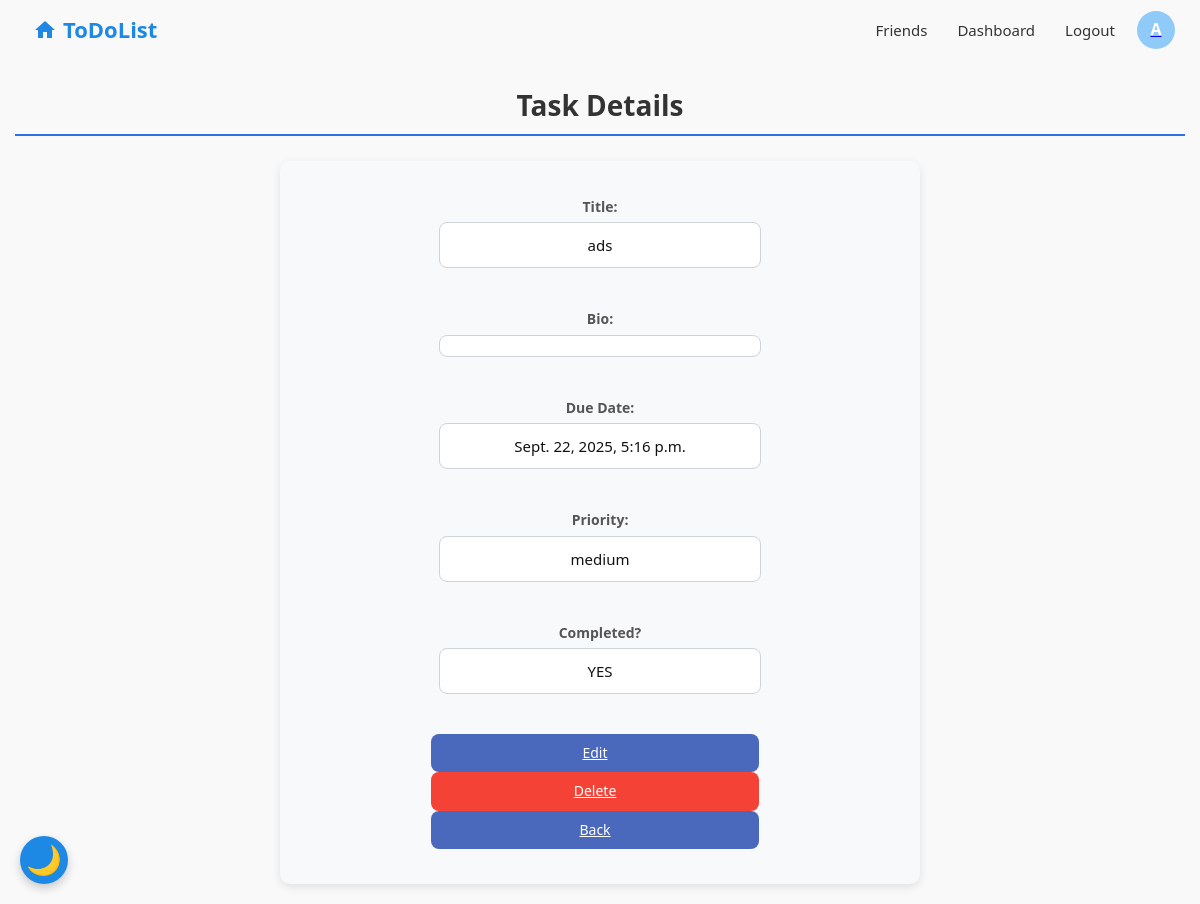
Page /view-task/5/ (signed in) on the earlier database version.
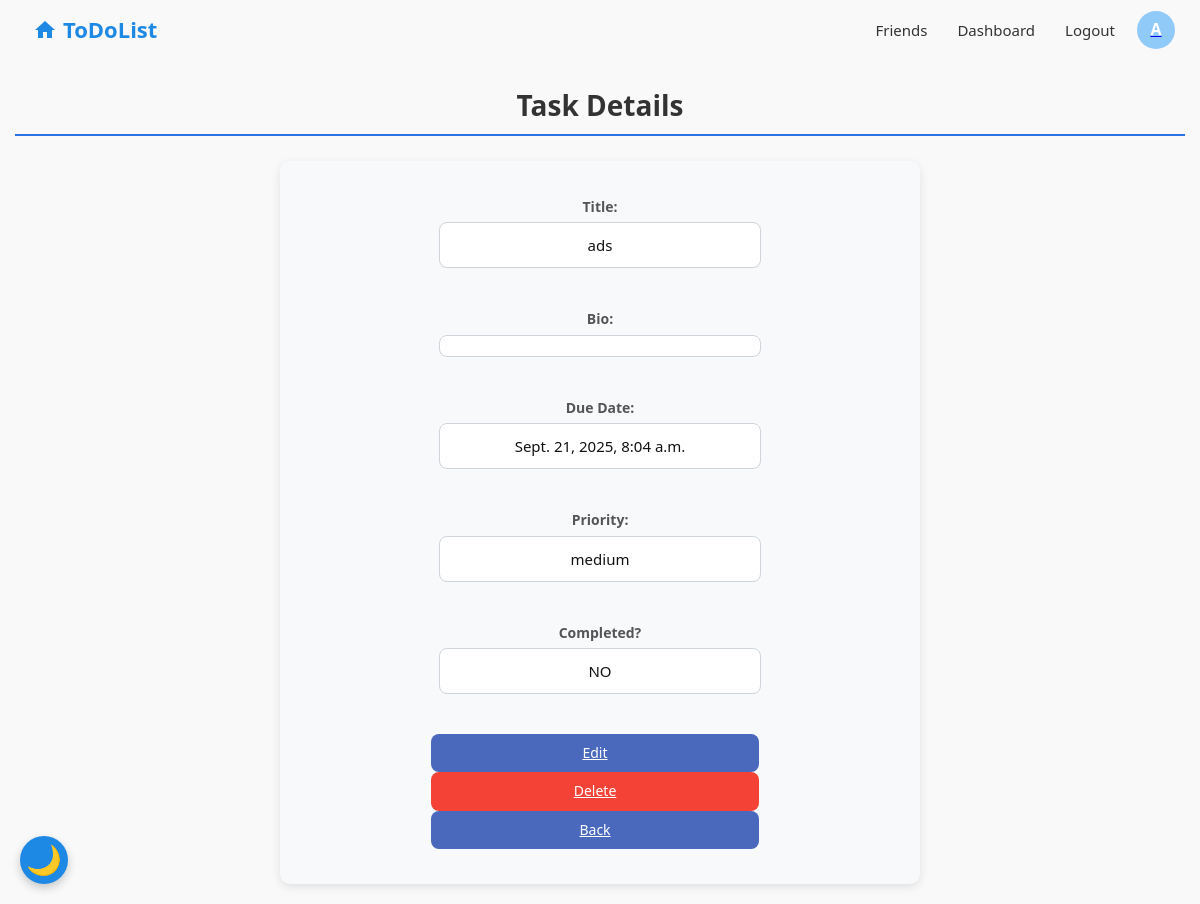
Same page on the later database version.
### base/models.py (models this page shows, shortened)
class Task(models.Model):
    category = models.ForeignKey(Category, on_delete=models.SET_NULL,null=True, blank=True)
    user = models.ForeignKey(settings.AUTH_USER_MODEL, on_delete=models.CASCADE)
    title = models.CharField(max_length=200)
    completed = models.BooleanField(default=False)
    created = models.DateTimeField(auto_now_add=True)
    reminder_at = models.DateTimeField(null=True, blank=True)
    is_notified = models.BooleanField(default=False)
    due_date = models.DateTimeField(default=timezone.now)
    recurring_task = models.ForeignKey('RecurringTask', null=True, blank=True, on_delete=models.SET_NULL, related_name='tasks')
    parent = models.ForeignKey('self', null=True, blank=True, on_delete=models.CASCADE,related_name='subtasks')
    updated_at = models.DateTimeField(null=True, blank=True)
    bio = models.TextField(null=True, blank=True)
    attachment = models.FileField(upload_to='tasks_files/', null=True, blank=True)
    share_with = models.ManyToManyField(User, related_name='shared_tasks', blank=True)
    PRIORITY_CHOICES = [
        (1,'low'),
        (2,'medium'),
        (3, 'high')
    ]
    priority = models.IntegerField(choices=PRIORITY_CHOICES, default=2)

### base/views.py (the view)
# urls.py: path('view-task/<int:pk>/', views.view_task, name='view_task'),
def view_task(request, pk):
    task = get_object_or_404(Task, pk=pk)
    if not (task.user == request.user or request.user in task.share_with.all()):
        messages.error(request, 'You Dont Have Success')
        return redirect('home')
    return render(request, 'base/view_task.html', {'task':task})

### base/templates/base/view_task.html
{% extends 'base/main.html' %}
{% block content %}
<h2 class="form-heading">Task Details</h2>
<div class="custom-form">
  <div class="form-group">
    <label class="form-label"><strong>Title:</strong></label>
    <p class="form-input">{{ task.title }}</p>
  </div>
  <div class="form-group">
    <label class="form-label"><strong>Bio:</strong></label>
    <p class="form-input">{{ task.bio }}</p>
  </div>
  <div class="form-group">
    <label class="form-label"><strong>Due Date:</strong></label>
    <p class="form-input">{{ task.due_date }}</p>
  </div>
  <div class="form-group">
    <label class="form-label"><strong>Priority:</strong></label>
    <p class="form-input">{{ task.get_priority_display }}</p>
  </div>
  <div class="form-group">
    <label class="form-label"><strong>Completed?</strong></label>
    <p class="form-input">{{ task.completed|yesno:"YES,NO" }}</p>
  </div>
  <div class="form-group">
    {% if request.user == task.user %}
      <a href="{% url 'update_task' task.pk %}" class="form-button">Edit</a>
      <a href="{% url 'delete_task' task.pk %}" class="form-button" style="background-color: #f44336;">Delete</a>
    {% else %}
      <p style="color: gray; font-style: italic;">Just Owner  Can Edit</p>
    {% endif %}
    <a href="{% url 'home' %}" class="form-button">Back</a>
  </div>
</div>
{% endblock %}

Differences in the rows shown:
changed Task "ads": due_date "Sept. 22, 2025, 5:16 p.m." → "Sept. 21, 2025, 8:04 a.m."; completed "YES" → "NO"
